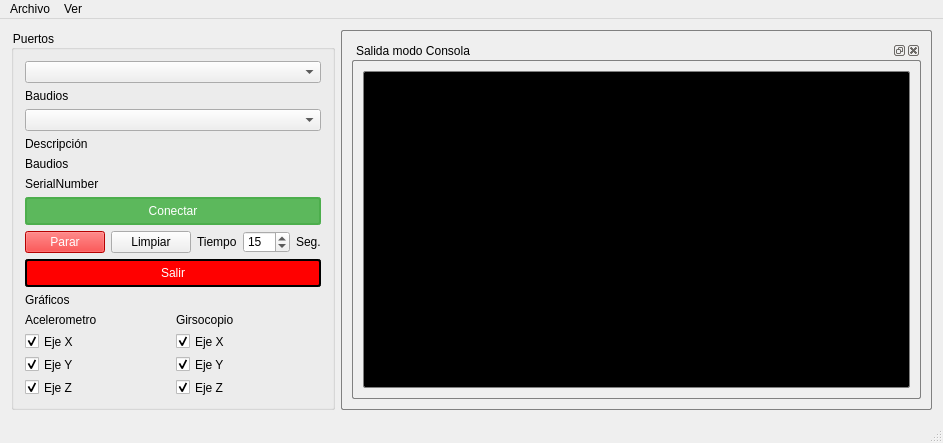
<?xml version="1.0" encoding="UTF-8"?>
<ui version="4.0">
 <class>MainWindow</class>
 <widget class="QMainWindow" name="MainWindow">
  <property name="geometry">
   <rect>
    <x>0</x>
    <y>0</y>
    <width>943</width>
    <height>443</height>
   </rect>
  </property>
  <property name="minimumSize">
   <size>
    <width>750</width>
    <height>320</height>
   </size>
  </property>
  <property name="windowTitle">
   <string>Ventana</string>
  </property>
  <property name="styleSheet">
   <string notr="true">font:12px; </string>
  </property>
  <widget class="QWidget" name="centralWidget">
   <layout class="QHBoxLayout" name="horizontalLayout_2">
    <item alignment="Qt::AlignTop">
     <widget class="QGroupBox" name="groupBox">
      <property name="sizePolicy">
       <sizepolicy hsizetype="Fixed" vsizetype="Fixed">
        <horstretch>0</horstretch>
        <verstretch>0</verstretch>
       </sizepolicy>
      </property>
      <property name="layoutDirection">
       <enum>Qt::LeftToRight</enum>
      </property>
      <property name="autoFillBackground">
       <bool>false</bool>
      </property>
      <property name="title">
       <string>Puertos</string>
      </property>
      <property name="alignment">
       <set>Qt::AlignLeading|Qt::AlignLeft|Qt::AlignTop</set>
      </property>
      <layout class="QVBoxLayout" name="verticalLayout">
       <item>
        <widget class="QComboBox" name="portNameCB"/>
       </item>
       <item>
        <widget class="QLabel" name="portNamelabel">
         <property name="text">
          <string>Baudios</string>
         </property>
        </widget>
       </item>
       <item>
        <widget class="QComboBox" name="baudRateCB"/>
       </item>
       <item>
        <widget class="QLabel" name="description">
         <property name="text">
          <string>Descripción</string>
         </property>
        </widget>
       </item>
       <item>
        <widget class="QLabel" name="baudRate">
         <property name="text">
          <string>Baudios</string>
         </property>
        </widget>
       </item>
       <item>
        <widget class="QLabel" name="serialNumber">
         <property name="text">
          <string>SerialNumber</string>
         </property>
        </widget>
       </item>
       <item>
        <widget class="QPushButton" name="connectButton">
         <property name="styleSheet">
          <string notr="true">
QPushButton{
color : white;
background-color: #5cb85c;
border: 2px solid #4cae4c;
border-radius: 3px;
padding: 5px;
min-width: 80px;
}

QPushButton:hover {
background-color: #47a447;
border: 2px solid #398439;
}

QPushButton:pressed {
border: 3px solid #398439;
}</string>
         </property>
         <property name="text">
          <string>Conectar</string>
         </property>
        </widget>
       </item>
       <item>
        <layout class="QHBoxLayout" name="horizontalLayout">
         <item>
          <widget class="QPushButton" name="stopButton">
           <property name="styleSheet">
            <string notr="true">background-color: rgb(255, 0, 0);
color: rgb(255, 255, 255);</string>
           </property>
           <property name="text">
            <string>Parar</string>
           </property>
          </widget>
         </item>
         <item>
          <widget class="QPushButton" name="cleanButton">
           <property name="text">
            <string>Limpiar</string>
           </property>
          </widget>
         </item>
         <item>
          <widget class="QLabel" name="labelTiempo">
           <property name="text">
            <string>Tiempo</string>
           </property>
          </widget>
         </item>
         <item>
          <widget class="QSpinBox" name="tiempo">
           <property name="minimum">
            <number>1</number>
           </property>
           <property name="maximum">
            <number>199</number>
           </property>
           <property name="value">
            <number>15</number>
           </property>
          </widget>
         </item>
         <item>
          <widget class="QLabel" name="label_4">
           <property name="text">
            <string>Seg.</string>
           </property>
          </widget>
         </item>
        </layout>
       </item>
       <item>
        <widget class="QPushButton" name="exitButton">
         <property name="styleSheet">
          <string notr="true">QPushButton{
color : white;
background-color: rgb(255, 0, 0);
border: 2px solid;
border-radius: 3px;
padding: 5px;
min-width: 80px;
}

QPushButton:hover {
background-color: rgb(170, 0, 0);
border: 2px solid ;
}

QPushButton:pressed {
border: 3px solid rgb(102, 0, 0);
}</string>
         </property>
         <property name="text">
          <string>Salir</string>
         </property>
        </widget>
       </item>
       <item>
        <widget class="QLabel" name="label_2">
         <property name="text">
          <string>Gráficos</string>
         </property>
        </widget>
       </item>
       <item>
        <layout class="QHBoxLayout" name="horizontalLayout_3">
         <item>
          <layout class="QVBoxLayout" name="verticalLayout_2">
           <item>
            <widget class="QLabel" name="label">
             <property name="text">
              <string>Acelerometro</string>
             </property>
            </widget>
           </item>
           <item>
            <widget class="QCheckBox" name="checkBoxAcY">
             <property name="text">
              <string>Eje X</string>
             </property>
             <property name="checked">
              <bool>true</bool>
             </property>
            </widget>
           </item>
           <item>
            <widget class="QCheckBox" name="checkBoxAcX">
             <property name="text">
              <string>Eje Y</string>
             </property>
             <property name="checked">
              <bool>true</bool>
             </property>
            </widget>
           </item>
           <item>
            <widget class="QCheckBox" name="checkBoxAcZ">
             <property name="text">
              <string>Eje Z</string>
             </property>
             <property name="checked">
              <bool>true</bool>
             </property>
            </widget>
           </item>
          </layout>
         </item>
         <item>
          <layout class="QVBoxLayout" name="verticalLayout_3">
           <item>
            <widget class="QLabel" name="label_3">
             <property name="text">
              <string>Girsocopio</string>
             </property>
            </widget>
           </item>
           <item>
            <widget class="QCheckBox" name="checkBoxGyY">
             <property name="text">
              <string>Eje X</string>
             </property>
             <property name="checked">
              <bool>true</bool>
             </property>
             <property name="autoRepeat">
              <bool>false</bool>
             </property>
            </widget>
           </item>
           <item>
            <widget class="QCheckBox" name="checkBoxGyZ">
             <property name="text">
              <string>Eje Y</string>
             </property>
             <property name="checked">
              <bool>true</bool>
             </property>
            </widget>
           </item>
           <item>
            <widget class="QCheckBox" name="checkBoxGyX">
             <property name="text">
              <string>Eje Z</string>
             </property>
             <property name="checked">
              <bool>true</bool>
             </property>
            </widget>
           </item>
          </layout>
         </item>
        </layout>
       </item>
      </layout>
     </widget>
    </item>
    <item>
     <widget class="QWidget" name="contenedor1" native="true">
      <property name="autoFillBackground">
       <bool>false</bool>
      </property>
      <property name="styleSheet">
       <string notr="true">QWidget {
	 border: 1px solid gray;
	 border-radius: 2px; 
}</string>
      </property>
      <layout class="QGridLayout" name="gridLayout">
       <item row="0" column="0">
        <widget class="QDockWidget" name="dockWidget">
         <property name="windowTitle">
          <string>Salida modo Consola</string>
         </property>
         <widget class="QWidget" name="dockWidgetLayout">
          <layout class="QGridLayout" name="gridLayout_2">
           <item row="0" column="0">
            <widget class="QPlainTextEdit" name="plainTextEdit">
             <property name="styleSheet">
              <string notr="true">font-size: 13px;    
color: rgb(0, 170, 0);
background-color: black;</string>
             </property>
             <property name="backgroundVisible">
              <bool>false</bool>
             </property>
            </widget>
           </item>
          </layout>
         </widget>
        </widget>
       </item>
      </layout>
     </widget>
    </item>
   </layout>
  </widget>
  <widget class="QMenuBar" name="menuBar">
   <property name="geometry">
    <rect>
     <x>0</x>
     <y>0</y>
     <width>943</width>
     <height>21</height>
    </rect>
   </property>
   <widget class="QMenu" name="menuArchivo">
    <property name="title">
     <string>Archivo</string>
    </property>
    <addaction name="actionConnect"/>
    <addaction name="actionStop"/>
    <addaction name="actionExit"/>
   </widget>
   <widget class="QMenu" name="menuVer">
    <property name="title">
     <string>Ver</string>
    </property>
    <addaction name="separator"/>
   </widget>
   <addaction name="menuArchivo"/>
   <addaction name="menuVer"/>
  </widget>
  <widget class="QStatusBar" name="statusBar"/>
  <action name="actionExit">
   <property name="text">
    <string>Salir</string>
   </property>
  </action>
  <action name="actionConnect">
   <property name="text">
    <string>Conectar</string>
   </property>
  </action>
  <action name="actionStop">
   <property name="text">
    <string>Parar</string>
   </property>
  </action>
  <action name="actionConsola">
   <property name="text">
    <string>Consola</string>
   </property>
  </action>
 </widget>
 <layoutdefault spacing="6" margin="11"/>
 <tabstops>
  <tabstop>portNameCB</tabstop>
  <tabstop>baudRateCB</tabstop>
  <tabstop>stopButton</tabstop>
  <tabstop>cleanButton</tabstop>
  <tabstop>exitButton</tabstop>
  <tabstop>checkBoxAcX</tabstop>
  <tabstop>checkBoxAcY</tabstop>
  <tabstop>checkBoxAcZ</tabstop>
  <tabstop>checkBoxGyX</tabstop>
  <tabstop>checkBoxGyY</tabstop>
  <tabstop>checkBoxGyZ</tabstop>
 </tabstops>
 <resources/>
 <connections/>
</ui>
